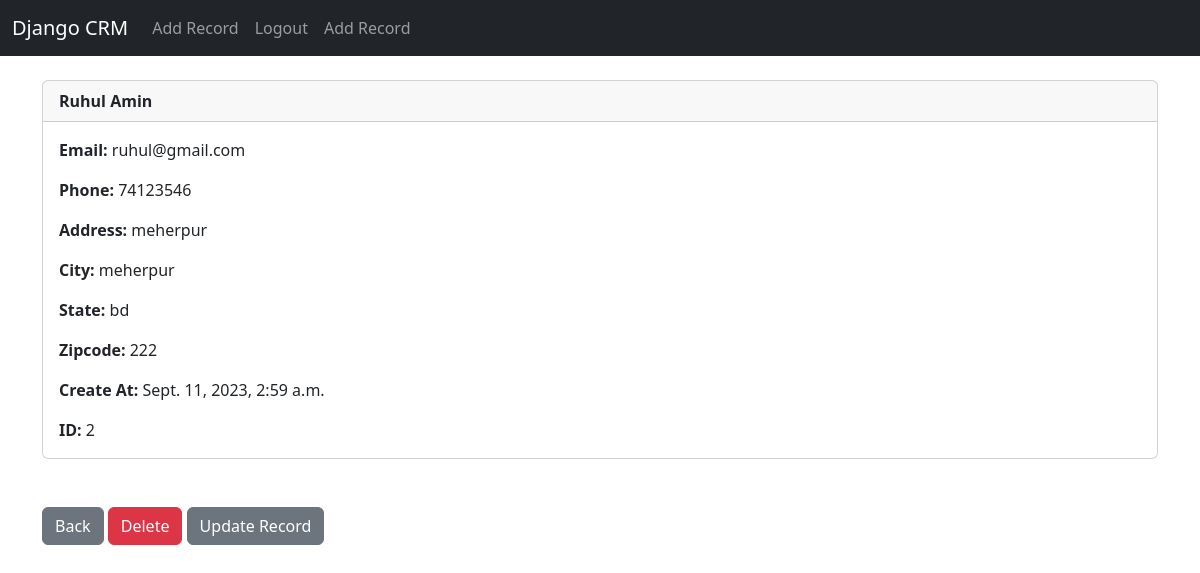
The page /record/2 (signed in) on the database its author committed.
### website/models.py (models this page shows, shortened)
class Records(models.Model):
    created_at = models.DateTimeField(auto_now_add=True)
    first_name = models.CharField(max_length=50)
    last_name = models.CharField(max_length=50)
    email = models.CharField(max_length=50)
    phone = models.CharField(max_length=50)
    address = models.CharField(max_length=50)
    city = models.CharField(max_length=50)
    state = models.CharField(max_length=50)
    zipcode = models.CharField(max_length=50)

### website/views.py (the view)
# urls.py: path('record/<int:pk>', views.customer_record, name = 'record'),
def customer_record(request, pk):
    if request.user.is_authenticated:
        customer_record = Records.objects.get(id=pk)
        return render(request, 'record.html', {'customer_record':customer_record})
    else:
        messages.success(request, 'You must log in...')
        return redirect('home')

### website/templates/record.html
{% extends 'base.html' %}
{% block content %}
<div class="card">
  <div class="card-header"><strong>
    	{{ customer_record.first_name }}
		{{ customer_record.last_name }}</strong>
  </div>
  <div class="card-body">
<p class="card-text">
<strong>Email: </strong>{{ customer_record.email }}</p>
<p class="card-text">
<strong>Phone: </strong>{{ customer_record.phone }}
</p>
<p class="card-text">
<strong>Address: </strong>{{ customer_record.address }}</p>
<p class="card-text">
<strong>City: </strong>{{ customer_record.city }}</p>
<p class="card-text">
<strong>State: </strong>{{ customer_record.state }}</p>
<p class="card-text">
<strong>Zipcode: </strong>{{ customer_record.zipcode }}</p>
<p class="card-text">
<strong>Create At: </strong>{{ customer_record.created_at }}</p>
<p class="card-text">
<strong>ID: </strong>{{ customer_record.id }}</p>
  </div>
</div>
<br/><br/>
<a href="{% url 'home' %}" class="btn btn-secondary">Back</a>
<a href="{% url 'delete_record' customer_record.id %}" class="btn btn-danger">Delete</a>
<a href="{% url 'update_record' customer_record.id %}" class="btn btn-secondary">Update Record</a>
{% endblock %}

### rows shown on the page
Records: first_name "Ruhul", last_name "Amin", email "ruhul@gmail.com", phone "74123546", address "meherpur", city "meherpur", state "bd", zipcode "222", created_at "Sept. 11, 2023, 2:59 a.m.", id "2"
